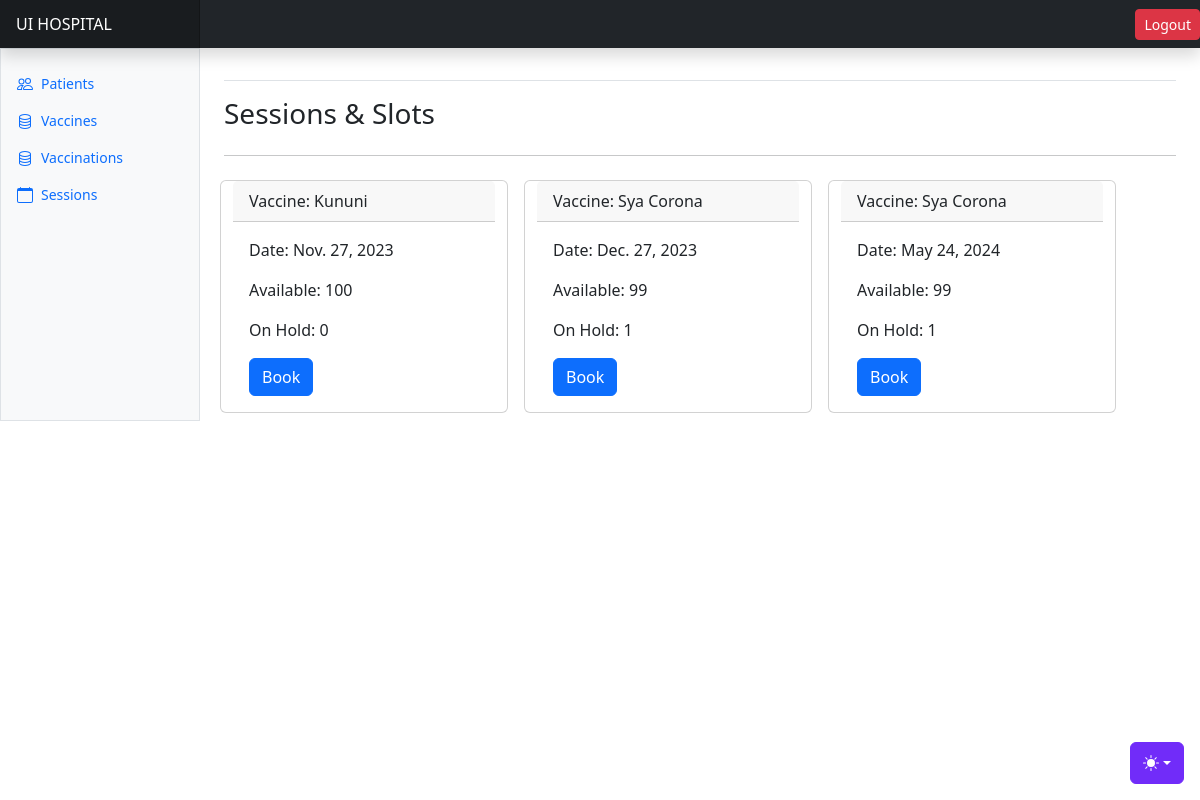
The page /appointments/schedules/ (signed in) on the database its author committed.
### appointments/models.py (models this page shows, shortened)
class VaccineSchedule(AbstractBaseModel):
    vaccine = models.ForeignKey("recordsapp.Vaccine", on_delete=models.SET_NULL, null=True)
    session_date = models.DateField()
    capacity = models.IntegerField(default=100)
    occupied_slots = models.IntegerField(default=0)
    available_slots = models.IntegerField(default=100)
    active = models.BooleanField(default=True)

### recordsapp/models.py (models this page shows)
class Vaccine(AbstractBaseModel):
    name = models.CharField(max_length=500)
    company = models.CharField(max_length=255)
    dosage_per_immunization = models.CharField(max_length=255)
    description = models.TextField(null=True)
    quantity = models.FloatField(default=0)
    on_hold = models.FloatField(default=0)
    def __str__(self):
        return self.name

### appointments/views.py (the view)
# urls.py: path("schedules/", vaccine_schedules, name="schedules"),
@login_required(login_url="/users/login/")
def vaccine_schedules(request):
    schedules = VaccineSchedule.objects.all()
    vaccines = Vaccine.objects.all()
    context = {
        "schedules": schedules,
        "vaccines": vaccines
    }
    return render(request, "appointments/vaccine_schedules.html", context)

### templates/appointments/vaccine_schedules.html (shortened to what this page needs)
{% extends "base.html" %}
{% block content %}
<div class="row">
    <div class="col">
        <h3>Sessions & Slots</h3>
    </div>
</div>
<hr/>
<div class="row">
{% for schedule in schedules %}
<div class="card m-2" style="width: 18rem;">
    <div class="card-header">
       Vaccine: {{schedule.vaccine}}
      </div>
      <div class="card-body">
        <p class="card-text">Date: {{schedule.session_date}}</p>
        <p class="card-text">Available: {{schedule.available_slots}}</p>
        <p class="card-text">On Hold: {{schedule.occupied_slots}}</p>
        <a href="#" class="btn btn-primary" data-bs-toggle="modal" data-bs-target="#bookAppointmentModal{{ schedule.id }}">Book</a>
      </div>
  </div>
{% endfor %}
</div>
{% endblock content %}

### rows shown on the page
VaccineSchedule: vaccine "Kununi", session_date "Nov. 27, 2023", available_slots "100", occupied_slots "0"
VaccineSchedule: vaccine "Sya Corona", session_date "Dec. 27, 2023", available_slots "99", occupied_slots "1"
VaccineSchedule: vaccine "Sya Corona", session_date "May 24, 2024", available_slots "99", occupied_slots "1"
